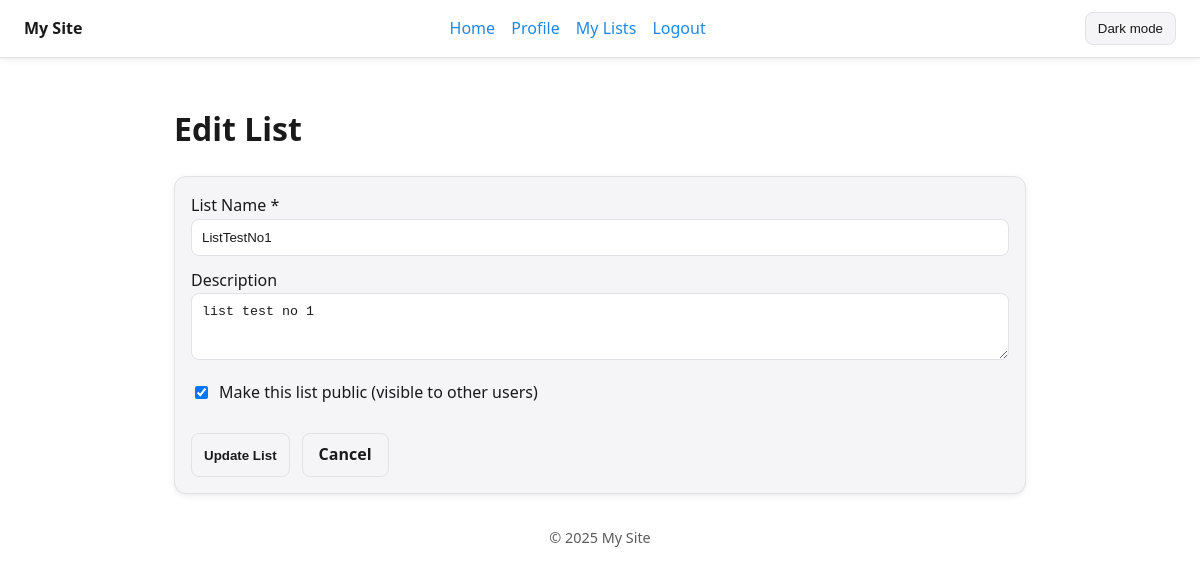
/php/edit_list.php?id=1 (signed in), run on the app's committed database.
### tables this page shows
CREATE TABLE `user_lists` (
  `id` int(10) UNSIGNED NOT NULL,
  `user_id` int(10) UNSIGNED NOT NULL,
  `list_name` varchar(255) NOT NULL,
  `description` text DEFAULT NULL,
  `is_public` tinyint(1) DEFAULT 0,
  `created_at` datetime NOT NULL DEFAULT current_timestamp(),
  `updated_at` datetime NOT NULL DEFAULT current_timestamp() ON UPDATE current_timestamp()
);

### php/edit_list.php (the view, shortened to what this page needs)
<?php
require_once __DIR__ . '/db.php';
$user_id = $_SESSION['user_id'];
$list_id = $_GET['id'] ?? null;
$list = null;
if (!$list_id || !is_numeric($list_id)) {
    $error = 'Invalid list ID.';
} else {
    $stmt = $pdo->prepare('SELECT * FROM user_lists WHERE id = :list_id AND user_id = :user_id');
    $stmt->execute([':list_id' => $list_id, ':user_id' => $user_id]);
    $list = $stmt->fetch();
}
?>
<!DOCTYPE html>
<html lang="en" data-theme="light">
<head>
  <link rel="stylesheet" href="styles.css">
</head>
<body>
  <header class="site-header">
    <div class="header-inner">
      <div class="brand"><span>My Site</span></div>
      <nav>
        <a href="index.html">Home</a>
        <a href="profile.php">Profile</a>
        <a href="my_lists.php">My Lists</a>
        <a href="logout.php">Logout</a>
      </nav>
      <button class="theme-toggle" type="button" data-action="toggle-theme" aria-label="Toggle theme">Dark mode</button>
    </div>
  </header>
  <main class="container">
    <h1>Edit List</h1>
    <?php if ($list): ?>
      <form class="card" method="post" action="edit_list.php?id=<?php echo $list_id; ?>" style="padding:16px; display:grid; gap:12px;">
        <div>
          <label for="list_name">List Name *</label><br>
          <input type="text" id="list_name" name="list_name" required
                 value="<?php echo htmlspecialchars($list['list_name'], ENT_QUOTES, 'UTF-8'); ?>"
                 style="width:100%; padding:10px; border:1px solid var(--border-color); background:var(--bg-color); color:var(--text-color); border-radius:8px;">
        </div>
        <div>
          <label for="description">Description</label><br>
          <textarea id="description" name="description" rows="3"
                    style="width:100%; padding:10px; border:1px solid var(--border-color); background:var(--bg-color); color:var(--text-color); border-radius:8px; resize:vertical;"><?php echo htmlspecialchars($list['description'], ENT_QUOTES, 'UTF-8'); ?></textarea>
        </div>
        <div>
          <label style="display:flex; align-items:center; gap:8px;">
            <input type="checkbox" name="is_public" value="1" <?php echo $list['is_public'] ? 'checked' : ''; ?>>
            <span>Make this list public (visible to other users)</span>
          </label>
        </div>
        <div style="display:flex; gap:12px; margin-top:16px;">
          <button type="submit" class="theme-toggle" style="font-weight:600;">Update List</button>
          <a href="view_list.php?id=<?php echo $list_id; ?>" class="theme-toggle" style="text-decoration:none; font-weight:600; padding:8px 16px; text-align:center;">Cancel</a>
        </div>
      </form>
    <?php endif; ?>
    <p class="footer">© <?php echo date('Y'); ?> My Site</p>
  </main>
</body>
</html>

### php/styles.css (style rules this page uses)
:root { --bg-color: #ffffff; --text-color: #1a1a1a; --muted-text: #5c5c5c; --card-bg: #f5f5f7; --border-color: #e1e1e6; --accent: #1e88e5; --link: #1e88e5; --shadow: 0 1px 2px rgba(0,0,0,0.04), 0 2px 8px rgba(0,0,0,0.06); }
* { box-sizing: border-box; }
body { margin: 0; font-family: system-ui, -apple-system, Segoe UI, Roboto, Ubuntu, Cantarell, Noto Sans, Helvetica, Arial, "Apple Color Emoji", "Segoe UI Emoji"; background: var(--bg-color); color: var(--text-color); line-height: 1.6; }
.container { max-width: 900px; margin: 0 auto; padding: 24px; }
header.site-header { position: sticky; top: 0; background: var(--bg-color); border-bottom: 1px solid var(--border-color); box-shadow: var(--shadow); z-index: 10; }
.header-inner { display: flex; align-items: center; justify-content: space-between; gap: 16px; padding: 12px 24px; }
.brand { display: flex; align-items: center; gap: 10px; font-weight: 700; }
nav a { color: var(--link); text-decoration: none; margin-right: 12px; }
.theme-toggle { appearance: none; border: 1px solid var(--border-color); background: var(--card-bg); color: var(--text-color); padding: 8px 12px; border-radius: 8px; cursor: pointer; }
main { padding-top: 12px; }
.card { background: var(--card-bg); border: 1px solid var(--border-color); border-radius: 12px; box-shadow: var(--shadow); }
.footer { margin-top: 32px; color: var(--muted-text); font-size: 0.9rem; text-align: center; }

### data on the page
user_lists: list_name "ListTestNo1", description "list test no 1", is_public "☑"
